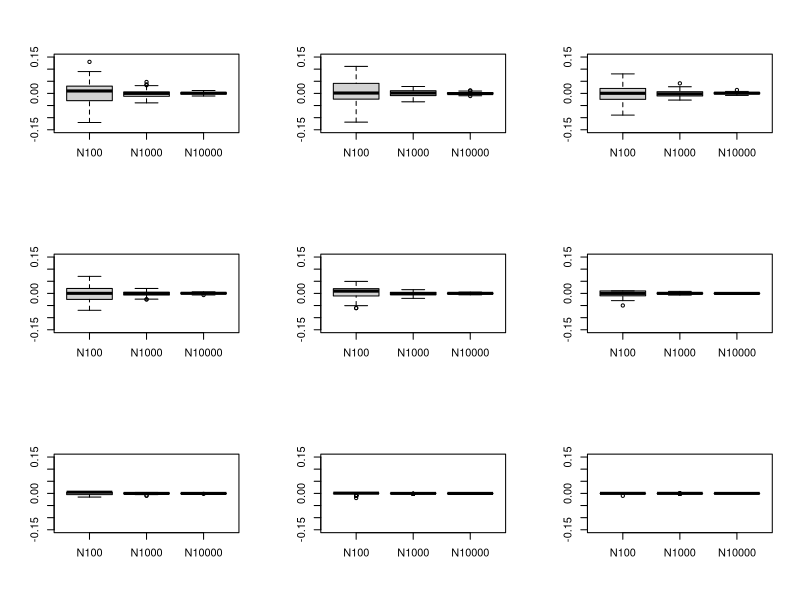
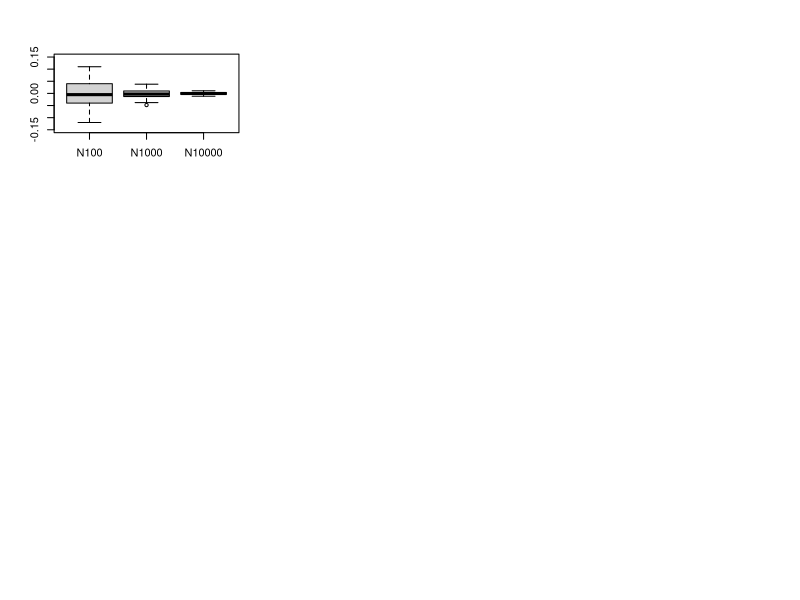

These figures' R source, in order:
## ---- chunk 1
knitr::opts_chunk$set(echo = TRUE)
## ---- chunk 2
Result_Matrix <- matrix(data = NA, nrow = 5, ncol = 9)
t_set <- c(0, 0.67, 0.84, 1.28, 1.65, 2.32, 2.58, 3.09, 3.72)
Result_Matrix[2,] <- as.matrix(pnorm(t_set))
N_set <- c(100, 1000, 10000)
Result_Matrix[1,] <- t_set
i = 3
for(N in N_set){
  j = 1
  for(t in t_set){
    x <- rnorm(N, mean = 0, sd = 1)
    Indicator_variable <- as.numeric(x <= t)
    Fi_t <- mean(Indicator_variable)
    Result_Matrix[i,j] <- Fi_t
    j = j+1
  }
  i = i+1
}
Result_Table <- t(Result_Matrix) 
colnames(Result_Table) <- c("**t value**", "**True value**", 
                            "**N=100**", "**N=1000**", 
                            "**N=10000**")
knitr::kable(
  Result_Table, digits = 4, align = c(rep('c',5)), 
  caption = "True & approximated values for different Ns"
  )
## ---- chunk 3
N_set <- c(100, 1000, 10000)
t_set <- c(0, 0.67, 0.84, 1.28, 1.65, 2.32, 2.58, 3.09, 3.72)
par(mfrow = c(3,3))
for (t in t_set){
  Bias <- matrix(data = NA, nrow = 3, ncol = 100)
  true_value <- pnorm(t)
  i = 1
  for(N in N_set){
    for(j in 1:100){
    x <- rnorm(N, mean = 0, sd = 1)
    Indicator_variable <- as.numeric(x <= t)
    Fi_t <- mean(Indicator_variable)
    Bias[i,j] <- Fi_t - true_value
    }
  i=i+1
  }

Bias_t <- t(Bias)
Bias_N <- cbind(N100 = Bias_t[,1], N1000 = Bias_t[,2], N10000 = Bias_t[,3])
boxplot(as.data.frame(Bias_N), ylim = c(-0.15,0.15))
}
## ---- chunk 4
N_set <- c(100, 1000, 10000)
Bias <- matrix(data = NA, nrow = 3, ncol = 100)
true_value <- pnorm(0)
i = 1
for(N in N_set){
  for(j in 1:100){
  x <- rnorm(N, mean = 0, sd = 1)
  Indicator_variable <- as.numeric(x <= 0)
  Fi_t <- mean(Indicator_variable)
  Bias[i,j] <- Fi_t - true_value
  }
i=i+1
}

Bias_t <- t(Bias)
Bias_N <- cbind(N100 = Bias_t[,1], N1000 = Bias_t[,2], N10000 = Bias_t[,3])
boxplot(as.data.frame(Bias_N), ylim = c(-0.15,0.15))
